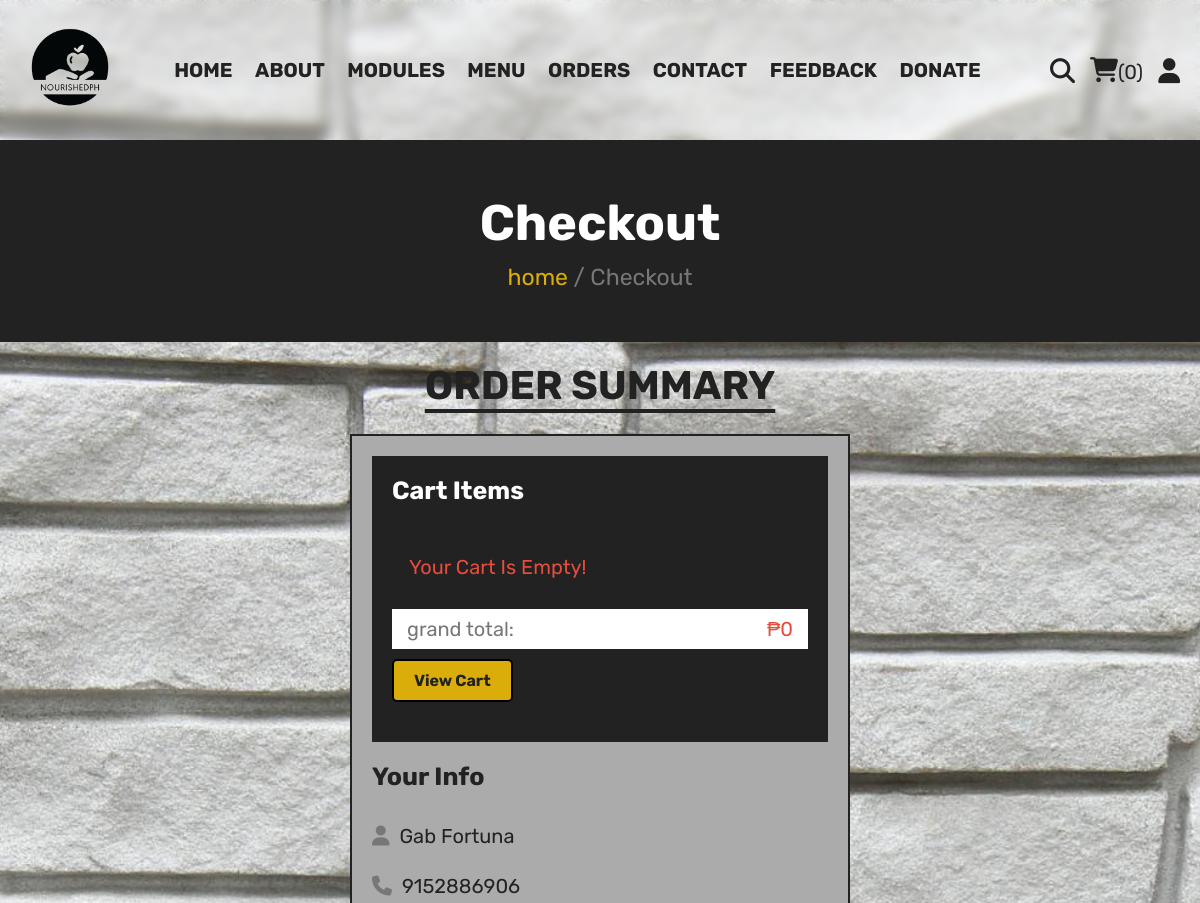
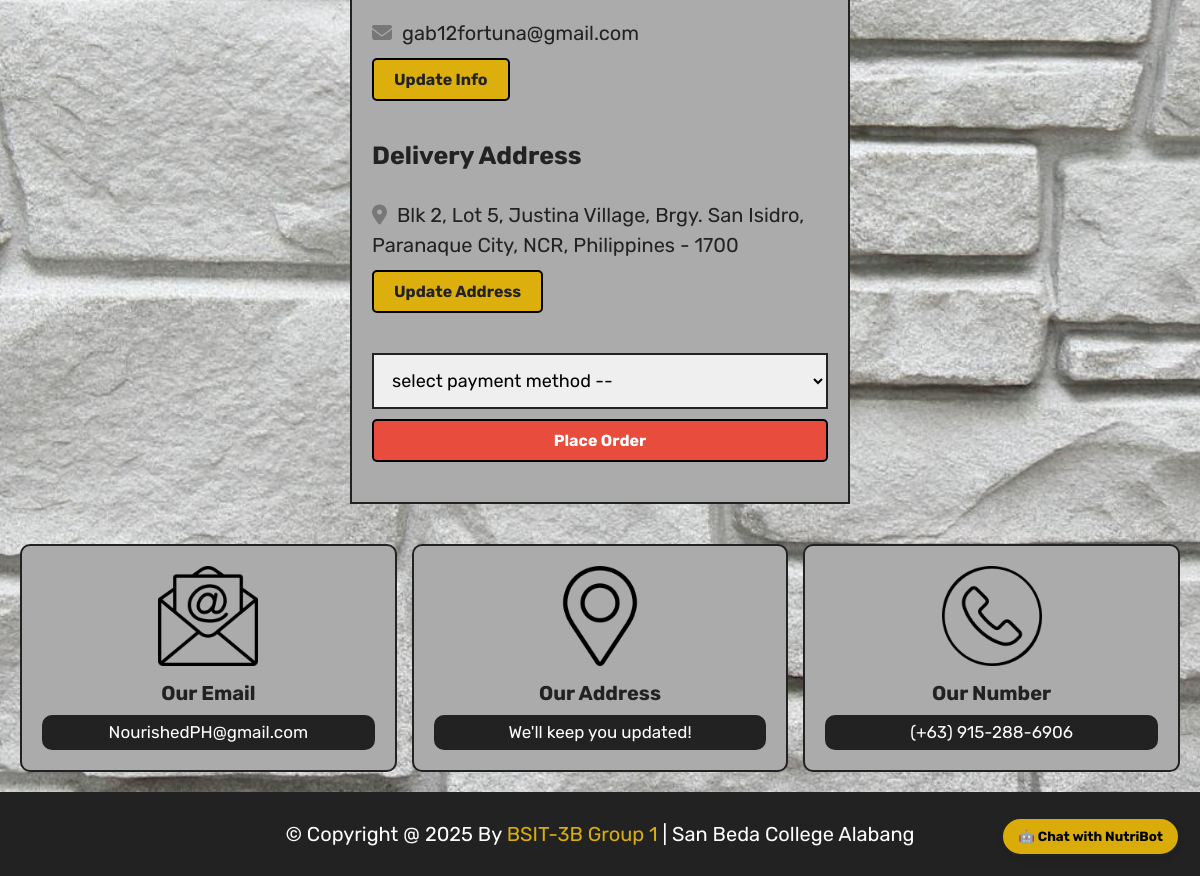
The page /checkout.php (signed in) on the database its author committed (2 pictures, top to bottom).
### tables this page shows
CREATE TABLE `users` (
  `id` int(100) NOT NULL,
  `name` varchar(20) NOT NULL,
  `email` varchar(50) NOT NULL,
  `number` varchar(10) NOT NULL,
  `password` varchar(50) NOT NULL,
  `address` varchar(500) NOT NULL
);

### checkout.php (the view, shortened to what this page needs)
<?php
include 'components/connect.php';
if(isset($_SESSION['user_id'])){
   $user_id = $_SESSION['user_id'];
}else{
   $user_id = '';
   header('location:home.php');
};
include 'chatbot.php';
?>
<!DOCTYPE html>
<html lang="en">
<head>
   <link rel="stylesheet" href="https://cdnjs.cloudflare.com/ajax/libs/font-awesome/6.1.1/css/all.min.css">
   <link rel="stylesheet" href="css/style.css">
</head>
<body>
<?php include 'components/user_header.php'; ?>
<div class="heading">
   <h3>checkout</h3>
   <p><a href="home.php">home</a> <span> / Checkout</span></p>
</div>
<section class="checkout">
   <h1 class="title">order summary</h1>
<form action="" method="post">
   <div class="cart-items">
      <h3>cart items</h3>
      <?php
         $grand_total = 0;
         $cart_items[] = '';
         $select_cart = $conn->prepare("SELECT * FROM `cart` WHERE user_id = ?");
         $select_cart->execute([$user_id]);
         if($select_cart->rowCount() > 0){
            while($fetch_cart = $select_cart->fetch(PDO::FETCH_ASSOC)){
               $cart_items[] = $fetch_cart['name'].' ('.$fetch_cart['price'].' x '. $fetch_cart['quantity'].') - ';
               $total_products = implode($cart_items);
               $grand_total += ($fetch_cart['price'] * $fetch_cart['quantity']);
      ?>
      <p><span class="name"><?= $fetch_cart['name']; ?></span><span class="price">₱<?= $fetch_cart['price']; ?> x <?= $fetch_cart['quantity']; ?></span></p>
      <?php
            }
         }else{
            echo '<p class="empty">your cart is empty!</p>';
         }
      ?>
      <p class="grand-total"><span class="name">grand total:</span><span class="price">₱<?= $grand_total; ?></span></p>
      <a href="cart.php" class="btn">view cart</a>
   </div>
   <div class="user-info">
      <h3>your info</h3>
      <p><i class="fas fa-user"></i><span><?= $fetch_profile['name'] ?></span></p>
      <p><i class="fas fa-phone"></i><span><?= $fetch_profile['number'] ?></span></p>
      <p><i class="fas fa-envelope"></i><span><?= $fetch_profile['email'] ?></span></p>
      <a href="update_profile.php" class="btn">update info</a>
      <h3>delivery address</h3>
      <p><i class="fas fa-map-marker-alt"></i><span><?php if($fetch_profile['address'] == ''){echo 'please enter your address';}else{echo $fetch_profile['address'];} ?></span></p>
      <a href="update_address.php" class="btn">update address</a>
      <select name="method" class="box" required>
         <option value="" disabled selected>select payment method --</option>
      </select>
      <input type="submit" value="place order" class="btn <?php if($fetch_profile['address'] == ''){echo 'disabled';} ?>" style="width:100%; background:var(--red); color:var(--white);" name="submit">
   </div>
</form>
</section>
<?php include 'components/footer.php'; ?>
</body>
</html>

### css/style.css (style rules this page uses)
:root { --yellow:#deb00bfa; --red:#e74c3c; --white:#fff; --black:#222; --light-color:#777; --border:.2rem solid var(--black); }
* { font-family: 'Rubik', sans-serif; margin:0; padding:0; box-sizing: border-box; outline: none; border: none; text-decoration: none; }
html { font-size: 62.5%; overflow-x: hidden; scroll-behavior: smooth; }
section { margin:0 auto; max-width: 1200px; padding:2rem; }
.title { text-align: center; margin-bottom: 2.5rem; font-size: 4rem; color:var(--black); text-transform: uppercase; text-decoration: underline; text-underline-offset: 1rem; }
.heading { display: flex; align-items: center; justify-content: center; gap:1rem; flex-flow: column; background-color: var(--black); min-height: 20rem; }
.heading h3 { font-size: 5rem; color:var(--white); text-transform: capitalize; }
.heading p { font-size: 2.3rem; color:var(--light-color); }
.heading p a { color:var(--yellow); }
.btn, .delete-btn { display: inline-block; background: var(--yellow); color: #000; padding: 10px 20px; font-size: 16px; font-weight: bold; text-decoration: none; border-radius: 5px; transition: 0.3s ease-in-out; border: 2px solid black; margin-bottom: 20px; text-transform: capitalize; }
.btn { background-color: var(--yellow); color:var(--black); }
.empty { border:var(--border); padding:1.5rem; text-align: center; width: 100%; font-size: 2rem; text-transform: capitalize; color:var(--red); }
.checkout form { max-width: 50rem; margin:0 auto; border:var(--border); padding:2rem; background:rgb(171, 171, 171); }
.checkout form h3 { font-size: 2.5rem; text-transform: capitalize; padding: 2rem 0; color:var(--black); }
.checkout form .cart-items { background-color: var(--black); padding:2rem; padding-top: 0; }
.checkout form .cart-items h3 { color:var(--white); }
.checkout form .cart-items p { display: flex; align-items: center; gap:1.5rem; justify-content: space-between; margin:1rem 0; line-height: 1.5; font-size: 2rem; }
.checkout form .cart-items p .name { color:var(--light-color); }
.checkout form .cart-items p .price { color:var(--yellow); }
.checkout form .cart-items .grand-total { background-color: var(--white); padding:.5rem 1.5rem; }
.checkout form .cart-items .grand-total .price { color:var(--red); }
.checkout form .user-info p { font-size: 2rem; line-height: 1.5; padding:1rem 0; }
.checkout form .user-info p i { color:var(--light-color); margin-right: 1rem; }
.checkout form .user-info p span { color:var(--black); }
.checkout form .user-info .box { width: 100%; border:var(--border); padding:1.4rem; margin-top: 2rem; margin-bottom: 1rem; font-size: 1.8rem; }

### checkout.php (style rules this page uses)
body { background: url('images/background1.jpg') no-repeat center center fixed; background-size: cover; margin: 0; padding: 0; font-family: Arial, sans-serif; }

### rows shown on the page
users: name "Gab Fortuna", number "9152886906", email "gab12fortuna@gmail.com", address "Blk 2, Lot 5, Justina Village, Brgy. San Isidro, Paranaque City, NCR, Philippines - 1700", submit "place order"

### other values the page prints
$total_cart_items "0"
$grand_total "0"
